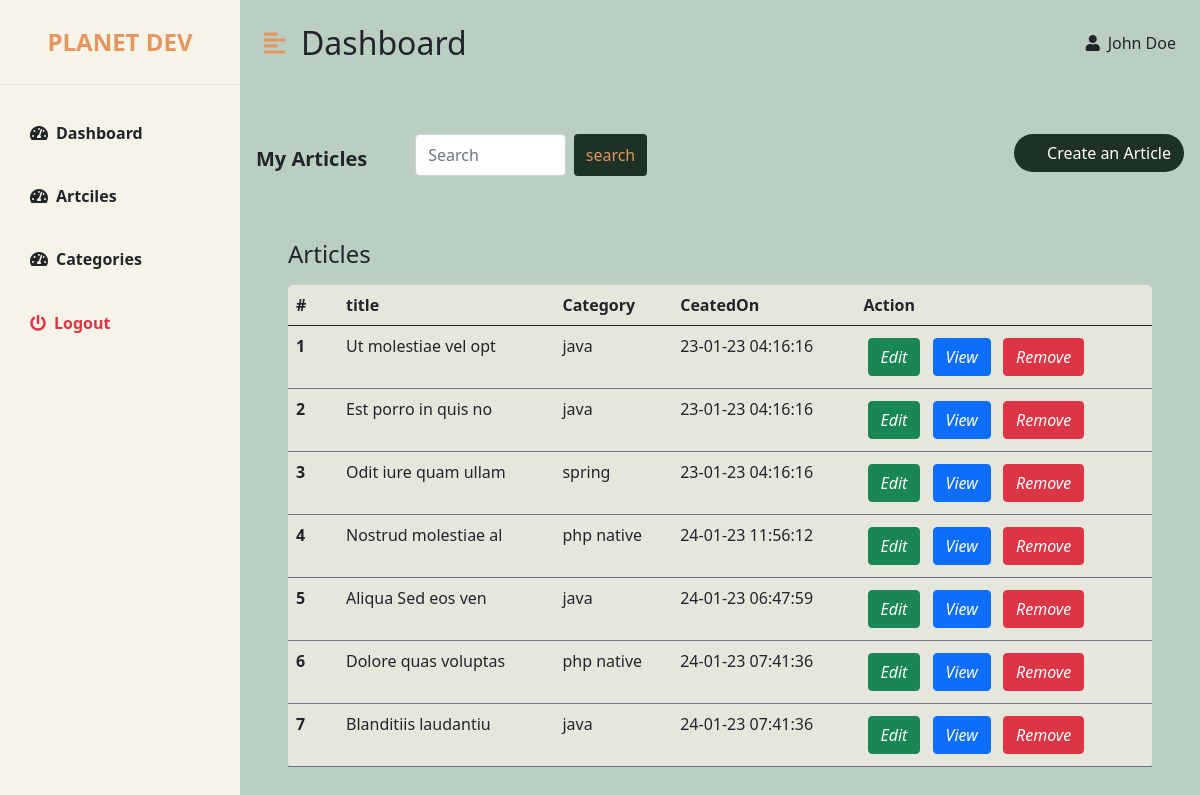
/articlePage.php, run on the app's committed database.
### tables this page shows
CREATE TABLE `article` (
  `id` int(11) NOT NULL,
  `title` varchar(50) DEFAULT NULL,
  `content` mediumtext DEFAULT NULL,
  `category` int(11) DEFAULT NULL,
  `autor` int(11) DEFAULT NULL,
  `createOn` varchar(150) DEFAULT NULL,
  `updatedOn` varchar(150) DEFAULT NULL,
  `icon` varchar(255) DEFAULT NULL
);

CREATE TABLE `category` (
  `id` int(11) NOT NULL,
  `label` varchar(50) DEFAULT NULL
);

### article/model.php (called while the page is built, shortened)
<?php
class Article {
	public static function getAll() {
		$database = new Dbconnect();
		$bdd = $database->connect_pdo();
		$sql="SELECT * FROM article JOIN category on article.category=category.id";
		$all= $bdd->query($sql);
		return ($all);
    }
}
?>

### article/controller.php (the view, shortened to what this page needs)
<?php
include_once('model.php');
?> <a href="articleView.php?id=<?= $id ?>" class="text-decoration-none">
    <?php
function getAllArticles()
{
    $result = article::getAll();
    $i = 1;
    foreach ($result as $row) {
        $id = $row["id"];
        $title = $row["title"];
        $icon = $row["icon"];
        $category = $row["label"];
        $category_id=$row["category"];
        $createdOn = $row["createOn"];
        $content = $row["content"];
    ?>
        <tr name="ligne">
            <th scope="row"><?= $i ?></th>
            <td><?= $title ?></td>
            <td><?= $category ?></td>
            <td><?= $createdOn ?></td>
            <td>
                <button class="btn btn-success btn-bg btn-md m-1 rounded " onclick="editArticle(<?= $id ?>,`<?= $title ?>`,`<?= $content ?>`,`<?= $category_id ?>`,`<?= $icon ?>`)"><i class="bi bi-pencil"> Edit</i></button>
                <button class="btn btn-primary btn-bg btn-md m-1 rounded" onclick="viewArticle(`<?= $title  ?>`,`<?= $content ?>`,`<?= $icon ?>`,`<?= $createdOn ?>`)"><i class="bi bi-eye"> View</i></button>
                <button class="btn btn-danger btn-bg btn-md m-1 rounded" onclick="deleteArticle(<?= $id ?>)"><i class="bi bi-trash"> Remove</i></button>
            </td>
        </tr>
<?php
        $i++;
    }
}

### includes/header.php (shortened to what this page needs)
<?php
include_once("../article/controller.php");
include_once("../category/controller.php");
?>
<!DOCTYPE html>
<html lang="en">
<head>
    <link href="https://cdn.jsdelivr.net/npm/bootstrap@5.0.0-beta3/dist/css/bootstrap.min.css" rel="stylesheet" />
    <link rel="stylesheet" href="https://cdnjs.cloudflare.com/ajax/libs/font-awesome/5.15.3/css/all.min.css" />
    <link rel="stylesheet" href="../asset/style.css" />
</head>
<body>
    <div class="d-flex flex-row " id="wrapper">
        <div class="secondary-bg " id="sidebar-wrapper">
            <div class="sidebar-heading  text-center py-4 primary-text fs-4 fw-bold text-uppercase border-bottom">Planet Dev</div>
            <div class="list-group list-group-flush my-3">
                <a href="index.php" class="list-group-item list-group-item-action bg-transparent text-dark active"><i class="fas fa-tachometer-alt me-2"></i>Dashboard</a>
                <a href="articlePage.php" class="list-group-item list-group-item-action bg-transparent text-dark active"><i class="fas fa-tachometer-alt me-2"></i>Artciles</a>
                <a href="categoryPage.php" class="list-group-item list-group-item-action bg-transparent text-dark active"><i class="fas fa-tachometer-alt me-2"></i>Categories</a>
                <a href="../user/logOut.php" class="list-group-item list-group-item-action bg-transparent text-danger fw-bold"><i class="fas fa-power-off me-2"></i>Logout</a>
            </div>
        </div>
        <div id="page-content-wrapper" class="d-flex flex-column ml-auto ">
            <nav class="navbar navbar-expand-lg navbar-light py-4 px-4">
                <div class="d-flex align-items-center">
                    <i class="fas fa-align-left primary-text fs-4 me-3" id="menu-toggle"></i>
                    <h2 class="fs-2 m-0">Dashboard</h2>
                </div>
                <div class="collapse navbar-collapse" id="navbarSupportedContent">
                    <ul class="navbar-nav ms-auto mb-2 mb-lg-0">
                        <li class="nav-item ">
                            <i class="fas fa-user me-2"></i>John Doe
                        </li>
                    </ul>
                </div>
            </nav>

### public/articlePage.php (shortened to what this page needs)
<?php
include_once("../includes/header.php");
?>
            <div class="activity  mt-5 d-flex justify-content-between mb-3 mx-3">
                <div class="title">
                    <span class="text fs-5 fw-bold ">My Articles</span>
                </div>
                <div class="input-group ms-5 w-25">
                    <input type="search" class="form-control rounded " placeholder="Search" aria-label="Search" aria-describedby="search-addon" id="search-input" />
                    <button type="button" class="btn ms-2 rounded  border-0 primary-bg primary-text">search</button>
                </div>
                <div class="ms-auto" id="add_category">
                    <button class="btn mycolor rounded-pill primary-bg primary-text"><i class="uil uil-plus text-white"></i> <a class="text-decoration-none text-white" href="article.php">&emsp; Create an Article</a></button>
                </div>
            </div>
            <div class="container-fluid px-5">
                <?php
                include_once("../article/view.php");
                ?>
            </div>
        </div>
    </div>
</body>
</html>

### article/view.php
<div class="row my-5">
    <h3 class="fs-4 mb-3">Articles</h3>
    <div class="col border-top-secondary border-bottom-secondary table-responsive overflow-x-auto">
        <table class="table table-list rounded-3 shadow-md border-secondary table-hover">
            <thead>
                <tr>
                    <th scope="col" width="50">#</th>
                    <th scope="col">title</th>
                    <th scope="col">Category</th>
                    <th scope="col">CeatedOn</th>
                    <th scope="col">Action</th>
                </tr>
            </thead>
            <tbody>
                <?php
                getAllArticles();
                ?>
            </tbody>
        </table>
    </div>
</div>

### asset/style.css (style rules this page uses)
* { padding: 0; margin: 0; }
:root { --main-bg-color: #1D3124; --main-text-color: #E59560; --second-text-color:#ffffff ; --second-bg-color:#F6F4E8 ; --thirth-bg-color:#e7e6dd; }
.table-list { background-color: var(--thirth-bg-color); }
.primary-text { color: var(--main-text-color); }
.primary-bg { background-color: var(--main-bg-color); }
.secondary-bg { background-color: var(--second-bg-color); }
#wrapper { overflow-x: hidden; background-image: linear-gradient(to right, #BACEC1, #BACEC1, #BACEC1, #BACEC1, #BACEC1); }
#sidebar-wrapper { min-height: 100vh; margin-left: -15rem; -webkit-transition: margin 0.25s ease-out; -moz-transition: margin 0.25s ease-out; -o-transition: margin 0.25s ease-out; transition: margin 0.25s ease-out; }
#sidebar-wrapper .sidebar-heading { padding: 0.875rem 1.25rem; font-size: 1.2rem; }
#sidebar-wrapper .list-group { width: 15rem; }
#page-content-wrapper { min-width: 100vw; }
#menu-toggle { cursor: pointer; }
.list-group-item { border: none; padding: 20px 30px; }
.list-group-item.active { background-color: transparent; color: var(--main-text-color); font-weight: bold; border: none; }
@media (min-width: 768px) { #sidebar-wrapper { margin-left: 0; } }
@media (min-width: 768px) { #page-content-wrapper { min-width: 0; width: 100%; } }

### data on the page
article: title "Ut molestiae vel opt", category.label "java", createOn "23-01-23 04:16:16"
article: title "Est porro in quis no", category.label "java", createOn "23-01-23 04:16:16"
article: title "Odit iure quam ullam", category.label "spring", createOn "23-01-23 04:16:16"
article: title "Nostrud molestiae al", category.label "php native", createOn "24-01-23 11:56:12"
article: title "Aliqua Sed eos ven", category.label "java", createOn "24-01-23 06:47:59"
article: title "Dolore quas voluptas", category.label "php native", createOn "24-01-23 07:41:36"
article: title "Blanditiis laudantiu", category.label "java", createOn "24-01-23 07:41:36"
